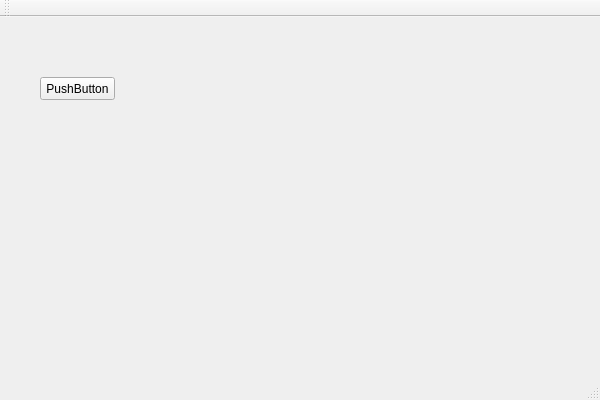
<?xml version="1.0" encoding="UTF-8"?>
<ui version="4.0">
 <class>TestCGMapClass</class>
 <widget class="QMainWindow" name="TestCGMapClass">
  <property name="geometry">
   <rect>
    <x>0</x>
    <y>0</y>
    <width>600</width>
    <height>400</height>
   </rect>
  </property>
  <property name="windowTitle">
   <string>TestCGMap</string>
  </property>
  <widget class="QWidget" name="centralWidget">
   <widget class="QPushButton" name="pushButton">
    <property name="geometry">
     <rect>
      <x>40</x>
      <y>60</y>
      <width>75</width>
      <height>23</height>
     </rect>
    </property>
    <property name="text">
     <string>PushButton</string>
    </property>
   </widget>
  </widget>
  <widget class="QMenuBar" name="menuBar">
   <property name="geometry">
    <rect>
     <x>0</x>
     <y>0</y>
     <width>600</width>
     <height>23</height>
    </rect>
   </property>
  </widget>
  <widget class="QToolBar" name="mainToolBar">
   <attribute name="toolBarArea">
    <enum>TopToolBarArea</enum>
   </attribute>
   <attribute name="toolBarBreak">
    <bool>false</bool>
   </attribute>
  </widget>
  <widget class="QStatusBar" name="statusBar"/>
 </widget>
 <layoutdefault spacing="6" margin="11"/>
 <resources>
  <include location="TestCGMap.qrc"/>
 </resources>
 <connections/>
</ui>
